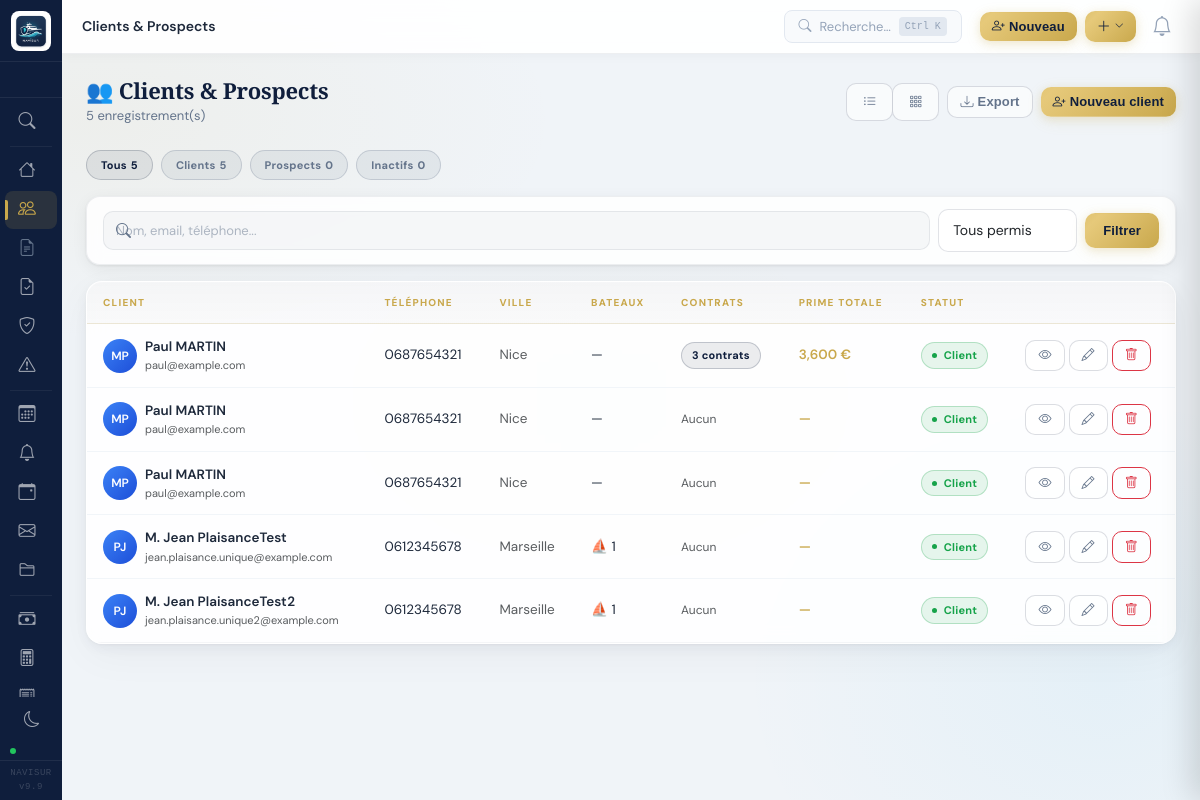
The page /clients (signed in) on the database its author committed.
### tables this page shows
CREATE TABLE clients (
        id INTEGER PRIMARY KEY AUTOINCREMENT,
        type TEXT DEFAULT 'particulier',
        nom TEXT NOT NULL,
        prenom TEXT,
        email TEXT,
        telephone TEXT,
        adresse TEXT,
        code_postal TEXT,
        ville TEXT,
        siren TEXT,
        statut TEXT DEFAULT 'prospect',
        date_creation TEXT DEFAULT CURRENT_DATE,
        notes TEXT
    , civilite TEXT DEFAULT "", telephone2 TEXT DEFAULT "", telephone_fixe TEXT DEFAULT "", pays_code TEXT DEFAULT "FR", pays_nom TEXT DEFAULT "France", email_statut TEXT DEFAULT "", telephone_formate TEXT DEFAULT "", telephone_pays TEXT DEFAULT "FR", forme_juridique TEXT DEFAULT "", code_naf TEXT DEFAULT "", nom_dirigeant TEXT DEFAULT "", date_naissance TEXT, commune_naissance TEXT, date_permis_mer TEXT, type_permis_mer TEXT);

### routes/clients.py (the view)
@app.route('/clients')
def clients_list():
    conn = get_db()
    search           = request.args.get('q', '')
    statut           = request.args.get('statut', '')
    permis           = request.args.get('permis', '')
    compagnie_filter = request.args.get('compagnie', '')
    ville_filter     = request.args.get('ville', '')
    query = """SELECT c.*,
        COUNT(DISTINCT ct.id) as nb_contrats_actifs,
        COUNT(DISTINCT b.id) as nb_bateaux,
        COALESCE(GROUP_CONCAT(DISTINCT b.nom_bateau), '') as noms_bateaux,
        COALESCE(SUM(ct.prime_annuelle), 0) as prime_totale,
        COALESCE(GROUP_CONCAT(DISTINCT ct.compagnie), '') as compagnies_actives
        FROM clients c
        LEFT JOIN contrats ct ON ct.client_id=c.id AND ct.statut='en_cours'
        LEFT JOIN bateaux b ON b.client_id=c.id
        WHERE 1=1"""
    params = []
    if search:
        query += " AND (c.nom LIKE ? OR c.prenom LIKE ? OR c.email LIKE ? OR c.telephone LIKE ?)"
        params += [f'%{search}%'] * 4
    if statut:
        query += " AND c.statut=?"
        params.append(statut)
    if permis:
        query += " AND c.type_permis_mer=?"
        params.append(permis)
    if ville_filter:
        query += " AND c.ville LIKE ?"
        params.append(f'%{ville_filter}%')
    if compagnie_filter:
        query += """ AND EXISTS (SELECT 1 FROM contrats ct2
            WHERE ct2.client_id=c.id AND ct2.compagnie=? AND ct2.statut='en_cours')"""
        params.append(compagnie_filter)
    query += " GROUP BY c.id ORDER BY c.nom"
    clients = [dict(r) for r in conn.execute(query, params).fetchall()]
    totals = {
        'tous':    conn.execute("SELECT COUNT(*) FROM clients").fetchone()[0],
        'client':  conn.execute("SELECT COUNT(*) FROM clients WHERE statut='client'").fetchone()[0],
        'prospect':conn.execute("SELECT COUNT(*) FROM clients WHERE statut='prospect'").fetchone()[0],
        'inactif': conn.execute("SELECT COUNT(*) FROM clients WHERE statut='inactif'").fetchone()[0],
    }
    conn.close()
    return render_template('clients/index.html', clients=clients, search=search,
                           statut=statut, permis=permis,
                           compagnie_filter=compagnie_filter, ville_filter=ville_filter,
                           totals=totals)

### templates/clients/index.html (shortened to what this page needs)
{% extends 'base.html' %}
{% block page_title %}Clients & Prospects{% endblock %}
{% block topbar_actions %}
  <a href="{{ url_for('client_nouveau') }}" class="btn btn-primary btn-sm">
    <i class="bi bi-person-plus me-1"></i>Nouveau
  </a>
{% endblock %}
{% block content %}
<div class="page-header">
  <div>
    <h1 class="page-header-title">👥 Clients &amp; Prospects</h1>
    <p class="page-header-sub">{{ clients|length }} enregistrement(s)</p>
  </div>
  <div class="d-flex gap-2 align-items-center">
    <div class="btn-group btn-group-sm" role="group" id="view-toggle">
      <button type="button" class="btn btn-outline-secondary" id="btn-liste" onclick="setView('liste')" title="Vue liste">
        <i class="bi bi-list-ul"></i>
      </button>
      <button type="button" class="btn btn-outline-secondary" id="btn-cartes" onclick="setView('cartes')" title="Vue cartes">
        <i class="bi bi-grid-3x3-gap"></i>
      </button>
    </div>
    <a href="{{ url_for('clients_export_excel') }}" class="btn btn-outline-secondary btn-sm">
      <i class="bi bi-download me-1"></i>Export
    </a>
    <a href="{{ url_for('client_nouveau') }}" class="btn btn-primary btn-sm">
      <i class="bi bi-person-plus me-1"></i>Nouveau client
    </a>
  </div>
</div>
<div class="d-flex gap-2 mb-3 flex-wrap">
  {% for val, label, nb in [('','Tous',totals.tous),('client','Clients',totals.client),('prospect','Prospects',totals.prospect),('inactif','Inactifs',totals.inactif)] %}
  <a href="{{ url_for('clients_list') }}?statut={{ val }}{% if search %}&q={{ search }}{% endif %}"
     class="badge-crm {% if statut==val %}badge-clos{% else %}badge-inactif{% endif %}"
     style="text-decoration:none;padding:6px 14px;font-size:13px;cursor:pointer">
    {{ label }} <span style="font-weight:800">{{ nb }}</span>
  </a>
  {% endfor %}
</div>
<form method="get" class="search-bar mb-3" style="flex-wrap:wrap;gap:8px">
  <div class="search-input-wrap" style="flex:1;min-width:180px">
    <i class="bi bi-search"></i>
    <input type="text" name="q" class="form-control" placeholder="Nom, email, téléphone..." value="{{ search }}">
  </div>
  <select name="permis" class="form-select" style="width:auto">
    <option value="">Tous permis</option>
  </select>
  <button type="submit" class="btn btn-primary">Filtrer</button>
</form>
{% if not clients %}
<div class="card-crm">
  <div class="empty-state">
    <i class="bi bi-people" style="font-size:48px;opacity:.2"></i>
    <h5 class="mt-3">Aucun client trouvé</h5>
    <p class="text-muted">{% if search or statut %}Modifiez vos filtres{% else %}Commencez par ajouter votre premier client{% endif %}</p>
    {% if not search and not statut %}
    <a href="{{ url_for('client_nouveau') }}" class="btn btn-primary mt-2">Ajouter un client</a>
    {% endif %}
  </div>
</div>
{% else %}
<div id="view-liste" class="card-crm">
  <table class="table-crm">
    <thead>
      <tr>
        <th>Client</th>
        <th>Téléphone</th>
        <th>Ville</th>
        <th>Bateaux</th>
        <th>Contrats</th>
        <th>Prime totale</th>
        <th>Statut</th>
        <th></th>
      </tr>
    </thead>
    <tbody>
      {% set permis_icons = {'cotier':'🚤','hauturier':'⛵','les_deux':'🚤⛵','fluvial':'🛶'} %}
      {% for c in clients %}
      <tr>
        <td>
          <div class="d-flex align-items-center gap-2">
            <div class="avatar avatar-{{ 'green' if c.statut == 'prospect' else 'blue' }}" style="width:34px;height:34px;font-size:12px;flex-shrink:0">
              {{ c.nom[0] }}{{ c.prenom[0] if c.prenom else '' }}
            </div>
            <div>
              <div class="fw-600">
                {{ c.civilite or '' }} {{ c.prenom or '' }} {{ c.nom }}
              </div>
              <div class="text-muted" style="font-size:11px">{{ c.email or '' }}</div>
            </div>
          </div>
        </td>
        <td style="font-size:13px">
          {% if c.telephone %}<a href="tel:{{ c.telephone }}" style="color:inherit;text-decoration:none">{{ c.telephone }}</a>{% else %}—{% endif %}
        </td>
        <td class="text-muted" style="font-size:12px">{{ c.ville or '—' }}</td>
        <td style="font-size:13px">
          {% if c.nb_bateaux > 0 %}
            <span title="{{ c.noms_bateaux or '' }}">⛵ {{ c.nb_bateaux }}</span>
          {% else %}—{% endif %}
        </td>
        <td>
          {% if c.nb_contrats_actifs > 0 %}
          <span class="badge-crm badge-clos">{{ c.nb_contrats_actifs }} contrat{{ 's' if c.nb_contrats_actifs > 1 }}</span>
          {% else %}
          <span class="text-muted" style="font-size:12px">Aucun</span>
          {% endif %}
        </td>
        <td style="font-size:13px;font-weight:600;color:var(--c-gold)">
          {% if c.prime_totale and c.prime_totale > 0 %}
            {{ "{:,.0f}".format(c.prime_totale) }} €
          {% else %}—{% endif %}
        </td>
        <td><span class="badge-crm badge-{{ c.statut }}">{{ c.statut|title }}</span></td>
        <td>
          <div class="d-flex gap-1">
            <a href="{{ url_for('client_detail', id=c.id) }}" class="btn btn-sm btn-outline-secondary" title="Voir"><i class="bi bi-eye"></i></a>
            <a href="{{ url_for('client_modifier', id=c.id) }}" class="btn btn-sm btn-outline-secondary" title="Modifier"><i class="bi bi-pencil"></i></a>
            <form method="post" action="{{ url_for('client_supprimer', id=c.id) }}" onsubmit="return confirm('Supprimer ce client et toutes ses données ?')" style="margin:0">
              <button type="submit" class="btn btn-sm btn-outline-danger" title="Supprimer"><i class="bi bi-trash"></i></button>
            </form>
          </div>
        </td>
      </tr>
      {% endfor %}
    </tbody>
  </table>
</div>
{% endif %}
{% endblock %}

### templates/base.html (shortened to what this page needs)
<!DOCTYPE html>
<html lang="fr">
<head>
  <link href="https://cdn.jsdelivr.net/npm/bootstrap@5.3.2/dist/css/bootstrap.min.css" rel="stylesheet">
  <link href="https://cdn.jsdelivr.net/npm/bootstrap-icons@1.11.3/font/bootstrap-icons.min.css" rel="stylesheet">
  <link rel="stylesheet" href="{{ url_for('static', filename='css/style.css') }}">
  <link rel="stylesheet" href="{{ url_for('static', filename='css/navisur-premium.css') }}">
  <link rel="stylesheet" href="{{ url_for('static', filename='css/navisur-halos.css') }}">
</head>
<body>
<nav class="sidebar" id="sidebar">
  <div class="sb-logo">
    <img src="{{ url_for('static', filename='img/navisur_logo.png') }}" alt="NAVISUR">
  </div>
  <div class="sb-toggle" onclick="toggleSidebar()" title="Agrandir / Réduire">
  </div>
  <div class="sb-scroll">
    <a class="sb-item" onclick="openSearch();return false;" href="#">
      <i class="bi bi-search"></i>
    </a>
    <div class="sb-sep"></div>
    <a href="{{ url_for('accueil') }}" class="sb-item {% if request.endpoint in ('accueil','dashboard','aujourdhui') %}active{% endif %}">
      <i class="bi bi-house"></i>
    </a>
    <a href="{{ url_for('clients_list') }}" class="sb-item {% if 'client' in request.endpoint %}active{% endif %}">
      <i class="bi bi-people"></i>
    </a>
    <a href="{{ url_for('devis_list') }}" class="sb-item {% if 'devis' in request.endpoint %}active{% endif %}">
      <i class="bi bi-file-earmark-text"></i>
    </a>
    <a href="{{ url_for('contrats_list') }}" class="sb-item {% if 'contrat' in request.endpoint and 'devis' not in request.endpoint %}active{% endif %}">
      <i class="bi bi-file-earmark-check"></i>
    </a>
    <a href="{{ url_for('risques_list') }}" class="sb-item {% if 'risque' in request.endpoint %}active{% endif %}">
      <i class="bi bi-shield-check"></i>
    </a>
    <a href="{{ url_for('sinistres_list') }}" class="sb-item {% if 'sinistre' in request.endpoint %}active{% endif %}">
      <i class="bi bi-exclamation-triangle"></i>
    </a>
    <div class="sb-sep"></div>
    <a href="{{ url_for('agenda') }}" class="sb-item {% if 'agenda' in request.endpoint or 'rdv' in request.endpoint %}active{% endif %}">
      <i class="bi bi-calendar3"></i>
    </a>
    <a href="{{ url_for('alertes') }}" class="sb-item {% if request.endpoint in ('alertes','relances_list','retards') %}active{% endif %}">
      <i class="bi bi-bell"></i>
    </a>
    <a href="{{ url_for('echeances_page') }}" class="sb-item {% if 'echeance' in request.endpoint %}active{% endif %}">
      <i class="bi bi-calendar-event"></i>
    </a>
    <a href="{{ url_for('emails_list') }}" class="sb-item {% if 'email' in request.endpoint and 'communication' not in request.endpoint %}active{% endif %}">
      <i class="bi bi-envelope"></i>
    </a>
    <a href="{{ url_for('documents_list') }}" class="sb-item {% if 'document' in request.endpoint %}active{% endif %}">
      <i class="bi bi-folder2"></i>
    </a>
    <div class="sb-sep"></div>
    <a href="{{ url_for('suivi_financier_global') }}" class="sb-item {% if 'suivi_financier' in request.endpoint %}active{% endif %}">
      <i class="bi bi-cash-stack"></i>
    </a>
    <a href="{{ url_for('compta_dashboard') }}" class="sb-item {% if 'compta' in request.endpoint %}active{% endif %}">
      <i class="bi bi-calculator"></i>
    </a>
    <a href="{{ url_for('factures_list') }}" class="sb-item {% if 'facture' in request.endpoint and 'compta' not in request.endpoint %}active{% endif %}">
      <i class="bi bi-receipt"></i>
    </a>
  </div>
  <div style="padding:4px 5px 0">
    <button onclick="toggleDarkMode()" id="dm-btn" class="sb-item" style="width:100%;background:none;border:none;cursor:pointer;height:36px">
      <i id="dm-icon" class="bi bi-moon" style="font-size:16px"></i>
    </button>
  </div>
  <div style="padding:4px 10px 2px">
    <div style="display:flex;align-items:center;gap:6px;font-size:10px;color:rgba(255,255,255,.3);overflow:hidden">
      <div class="connectivity-dot online" style="flex-shrink:0"></div>
    </div>
  </div>
  <div class="sb-footer">
    <div class="sb-version">NAVISUR v9.9</div>
  </div>
</nav>
<main class="main-content" id="main-content">
  <header class="topbar">
    <div class="fw-600" style="font-size:14px;color:#1e293b">{% block page_title %}{% endblock %}</div>
    <button onclick="openSearch()" style="border:1px solid #e2e8f0;background:#f8fafc;border-radius:8px;padding:6px 14px;cursor:text;display:flex;align-items:center;gap:8px;color:#94a3b8;font-size:13px">
      <i class="bi bi-search" style="font-size:13px"></i>
      <span>Recherche…</span>
      <kbd style="background:#e2e8f0;color:#94a3b8;padding:2px 6px;border-radius:4px;font-size:10px;font-family:monospace">Ctrl K</kbd>
    </button>
    <div class="topbar-actions d-flex align-items-center gap-2" style="margin-left:8px">
      {% block topbar_actions %}{% endblock %}
      <div class="dropdown">
        <button class="btn btn-primary btn-sm d-flex align-items-center gap-1" data-bs-toggle="dropdown" style="padding:6px 10px">
          <i class="bi bi-plus-lg" style="font-size:14px"></i>
          <i class="bi bi-chevron-down" style="font-size:9px"></i>
        </button>
      </div>
      <a href="#" onclick="toggleNotifDrawer(); return false;" class="position-relative" style="color:{{ '#dc2626' if nb_notifs > 0 else '#94a3b8' }};text-decoration:none;font-size:20px;line-height:1;padding:4px 8px" title="Centre de notifications">
        <i class="bi bi-bell{{ '-fill' if nb_notifs > 0 else '' }}"></i>
      </a>
    </div>
  </header>
  <div class="page-content">
    {% block content %}{% endblock %}
  </div>
</main>
</body>
</html>

### rows shown on the page
clients: nom "M", prenom "P", prenom "Paul", nom "MARTIN", email "paul@example.com", telephone "0687654321", ville "Nice", nb_contrats_actifs "3", nb_contrats_actifs "s", prime_totale "3,600", statut "Client"
clients: nom "M", prenom "P", prenom "Paul", nom "MARTIN", email "paul@example.com", telephone "0687654321", ville "Nice", shows "Aucun", statut "Client"
clients: nom "M", prenom "P", prenom "Paul", nom "MARTIN", email "paul@example.com", telephone "0687654321", ville "Nice", shows "Aucun", statut "Client"
clients: nom "P", prenom "J", civilite "M.", prenom "Jean", nom "PlaisanceTest", email "jean.plaisance.unique@example.com", telephone "0612345678", ville "Marseille", nb_bateaux "1", shows "Aucun", statut "Client"
clients: nom "P", prenom "J", civilite "M.", prenom "Jean", nom "PlaisanceTest2", email "jean.plaisance.unique2@example.com", telephone "0612345678", ville "Marseille", nb_bateaux "1", shows "Aucun", statut "Client"

### other values the page prints
{{ clients|length }} "5"
{{ label }} "Tous" "Clients" "Prospects" "Inactifs"
{{ nb }} "5" "5" "0" "0"
